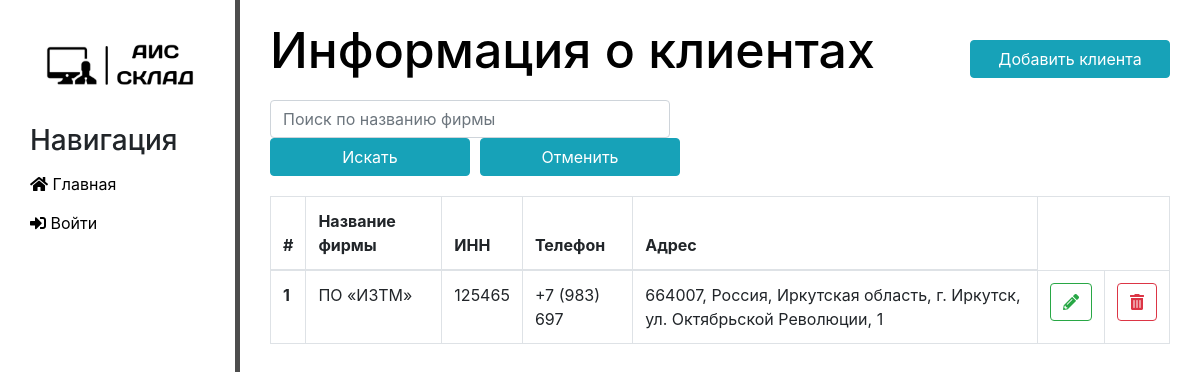
The app's page /clients, older data.
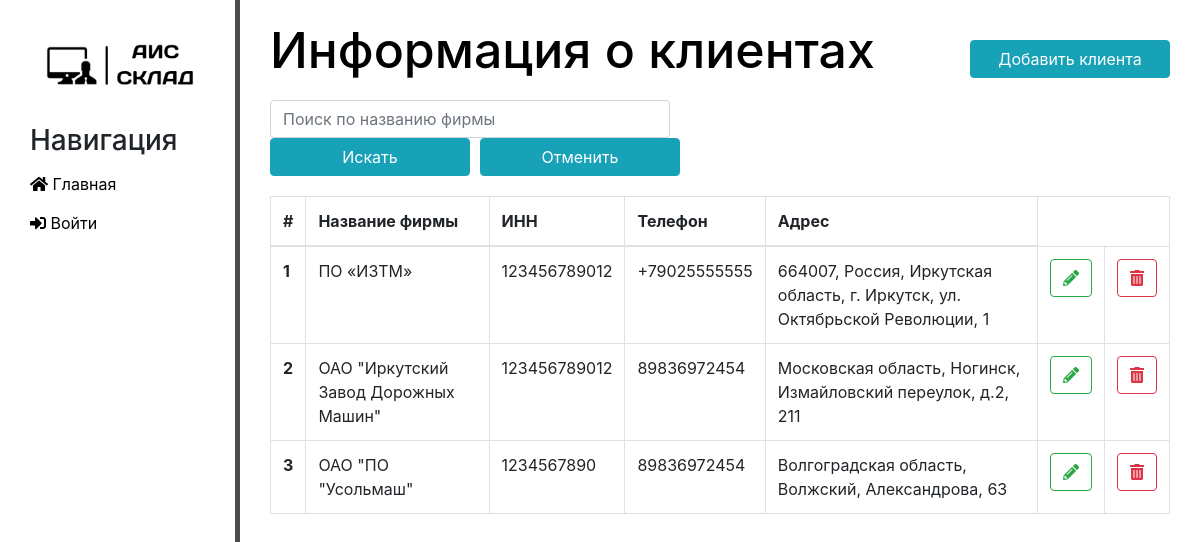
The same page, newer data.
### main/models.py (models this page shows, shortened)
class Client(models.Model):
    client_name = models.CharField('Название фирмы', max_length=255)
    inn = models.BigIntegerField('ИНН')
    phone = models.CharField('Телефон', max_length=12)
    address = models.CharField('Адрес', max_length=255)
    class Meta:
        verbose_name = 'Клиент'
        verbose_name_plural = 'Клиенты'

### main/views.py (the view, shortened to what this page needs)
# urls.py: path('clients', views.clients_func, name='clients'),
def clients_func(request):
    search_query = request.GET.get('search', '').upper()
    clients = Client.objects.all()
    key_list = []
    message = ''
    return render(request, 'main/clients_inform.html', {'clients': clients, 'key': key_list, 'message': message})

### main/templates/main/clients_inform.html (shortened to what this page needs)
{% extends 'main/layout.html' %}
{% block content %}
    <div class="features">
    <h1>Информация о клиентах
        <a href="{% url 'add_client' %}"> <button type="button" class="btn btn-info">Добавить клиента</button></a>
       </h1>
        <div>
            <form action="{% url 'clients' %}" method="GET" class="form-inline my-2 my-lg-0">
          <input type="search" class="form-control mr-sm-2" placeholder="Поиск по названию фирмы" name="search" style="width: 400px;">
          <button type="Submit" class="btn btn-info my-2 my-sm-0" name = "Submit" value="Submit" >Искать</button>
          <button type="Submit" class="btn btn-info my-2 my-sm-0" name = "Cancel" value="Reset" style="margin-left:10px;">Отменить</button>
            </form>
         </div>
          <p style="padding: 10px;">{{message}}</p>
        <table class="table table-bordered">
   <thead>
    <tr>
      <th scope="col">#</th>
      <th scope="col">Название фирмы</th>
      <th scope="col">ИНН</th>
      <th scope="col">Телефон</th>
      <th scope="col">Адрес</th>
    </tr>
  </thead>
  <tbody>
  {% if clients %}
   {% for el in clients %}
        {% if key %}
            {% for k in key %}
                    {% if el.id == k %}
    <tr>
      <th scope="row">{{el.id}}</th>
      <td>{{el.client_name}}</td>
      <td>{{el.inn}}</td>
      <td>{{el.phone}}</td>
      <td>{{el.address}}</td>
     <td><a href="{% url 'update_client' el.id %}"> <button class="btn btn-outline-success"><i class="fas fa-pencil-alt"></i></button></a></td>
      <td><a href="{% url 'delete_client' el.id %}"><button type="submit" class="btn btn-outline-danger"><i class="fas fa-trash-alt"></i></button></a></td>
    </tr>
                {% endif %}
            {% endfor %}
        {% else %}
        <tr>
      <th scope="row">{{el.id}}</th>
      <td>{{el.client_name}}</td>
      <td>{{el.inn}}</td>
      <td>{{el.phone}}</td>
      <td>{{el.address}}</td>
     <td><a href="{% url 'update_client' el.id %}"> <button class="btn btn-outline-success"><i class="fas fa-pencil-alt"></i></button></a></td>
      <td><a href="{% url 'delete_client' el.id %}"><button type="submit" class="btn btn-outline-danger"><i class="fas fa-trash-alt"></i></button></a></td>
    </tr>
        {% endif %}
   {% endfor %}
  {% else %}
        <p>У вас нет клиентов</p>
  {% endif %}
  </tbody>
</table>
    </div>
{% endblock %}

Row changes from the older to the newer data that the page shows:
changed Client "ПО «ИЗТМ»": inn "125465" → "123456789012"; phone "+7 (983) 697" → "+79025555555"
added Client: id "2", client_name "ОАО \"Иркутский Завод Дорожных Машин\"", inn "123456789012", phone "89836972454", address "Московская область, Ногинск, Измайловский переулок, д.2, 211"
added Client: id "3", client_name "ОАО \"ПО \"Усольмаш\"", inn "1234567890", phone "89836972454", address "Волгоградская область, Волжский, Александрова, 63"
